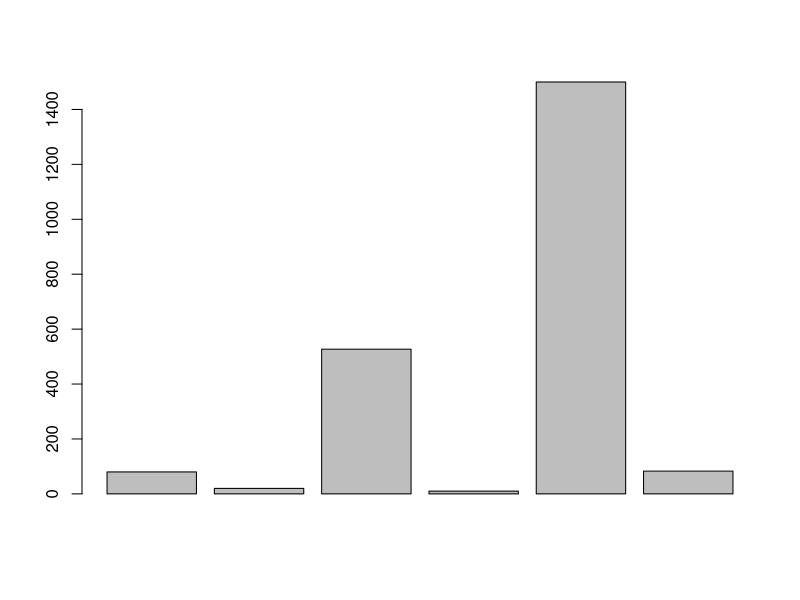
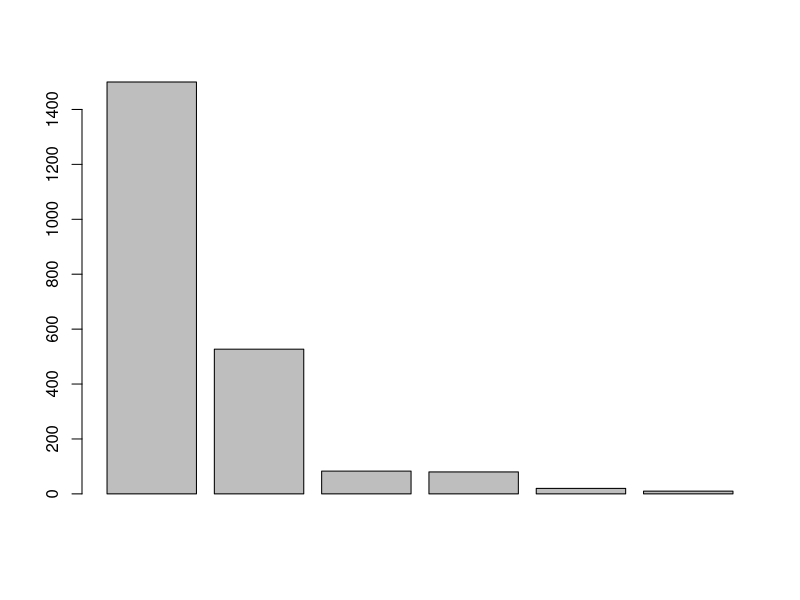

Source code (R) for these figures, in order:
## ---- chunk 1
knitr::opts_chunk$set(echo = TRUE)
## ---- chunk 2
phone <- 80
phone
## ---- chunk 3
# variables
transportation <- 20
groceries <- 527
gym <- 10
rent <- 1500
other <- 83
## ---- chunk 4
# total expenses
total <- transportation + groceries + gym + rent + other
## ---- chunk 5
# semester expenses
5*total
## ---- chunk 6
# year expenses
10*total
## ---- chunk 7
# your vector expenses
expenses <- c(phone, transportation, groceries, gym, rent, other)
## ---- chunk 8
barplot(expenses)
## ---- chunk 9
barplot(sort(expenses, decreasing = TRUE))
## ---- chunk 10
a = 3
b = 4
sqrt(a^2 + b^2)
## ---- chunk 11
n = 5
k = 2
p = 0.5
## ---- chunk 12
factorial(n)/factorial(k)*factorial(n-k)
## ---- chunk 13
(factorial(n)/(factorial(k)*factorial(n-k)))*p^k*(1-p)^(n-k)
## ---- chunk 14
choose(n, k)*p^k*(1-p)^(n-k)
## ---- chunk 15
n2 = 10
k2 = 3
p2 = 1/6
choose(n2, k2)*p2^k2*(1-p2)^(n2-k2)
## ---- chunk 16
dbinom(k, n, p)
dbinom(x = 3, size = 3, prob = 1/6)
## ---- chunk 17
dbinom(x = 2, size = 5, prob = 0.35)
## ---- chunk 18
heads4 <- dbinom(x = 4, size = 5, prob = 0.35)
heads5 <- dbinom(x = 5, size = 5, prob = 0.35)
heads4 + heads5
## ---- chunk 19
#install.packages(c("stringer", "RColorBrewer", "XML"))
## ---- chunk 20
x <- 2
(3 * x^2) + (4 * x) + 8
## ---- chunk 21
x <- -3:3
(3 * x^2) + (4 * x) + 8
